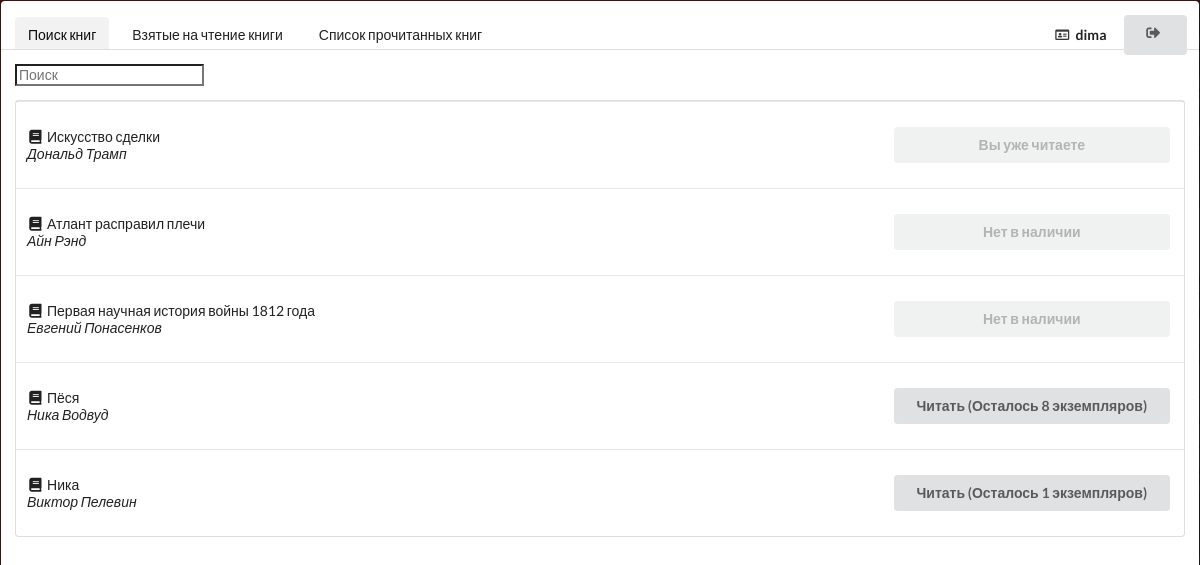
The page /main/search/ (signed in) on the database its author committed.
### Books/models.py (models this page shows)
class Book(models.Model):
    title = models.CharField(max_length=50, help_text="Название книги")
    author = models.CharField(max_length=50, help_text="Автор книги")
    cover = models.ImageField(upload_to="covers")
    pdf = models.FileField(upload_to="pdf")
    count = models.IntegerField()

### Books/views.py (the view)
# urls.py: path('search/', views.Searching, name='search'),
def Searching(request):
    if request.user.is_authenticated:
        context={}
        query=""
        if request.GET:
            query=request.GET['q']
            context['query']=str(query)
        current_user = request.user
        books = get_books_queryset(query)
        reading = ReadingList.objects.all().filter(user_id=current_user)
        array = []
        for r in reading:
            array.append(r.book_id)
        complete = CompleteList.objects.all().filter(user_id=current_user)
        return render(request, 'Books/search.html', {'array': array, 'complete': complete, 'books':books})
    else:
        return HttpResponseRedirect("/login")

### Books/views.py (called while the page is built)
def get_books_queryset(query=None):
    queryset=[]
    queries=query.split(" ")
    for q in queries:
        books=Book.objects.filter(
            Q(title__icontains=q) |
            Q(author__icontains=q)
        ).distinct()
        for book in books:
            queryset.append(book)
    return list(set(queryset))

### Books/templates/Books/search.html (shortened to what this page needs)
{% extends 'Books/base.html' %}
{% block panel %}
                <a class="active item">
                    Поиск книг
                </a>
                <a class="item" href="/main">
                    Взятые на чтение книги
                </a>
                <a class="item" href="/main/completed">
                    Список прочитанных книг
                </a>
                <div class="right menu">
                    <a class="item">
                        <i class="id card outline icon"></i> <b>{{ user.username }}</b>
                    </a>
                    <div class="ui vertical animated button" tabindex="0">
                        <div class="visible content">
                            <i class="sign out icon"></i>
                        </div>
                    </div>
                </div>
{% endblock %}
{% block table_content %}
    <form method="get">
    <input type="text" name="q" id="id_q" placeholder="Поиск">
    </form>
{% for book in books %}
{% if book in array %}
    <tr>
                        <td class="collapsing">
                            <div class = "bookTitle" data-html="<div class='header'></div><div class='content'><img class='ui small image' src='{{ book.cover.url }}'>" data-position="bottom right" ><i class="book icon"></i>{{ book.title }}</div>
                            <i>{{ book.author }}</i>
                        </td>
                        <td class="right aligned collapsing">
                            <form method="POST" action="create/">
        <p>
        <button type="submit" value="Сохранить" class="ui button disabled" style="width: 50%;">
            Вы уже читаете
                </button>
    </form>
                        </td>
                    </tr>
{% elif book.count > 0 %}
                    <tr>
                        <td class="collapsing">
                            <div class = "bookTitle" data-html="<div class='header'></div><div class='content'><img class='ui small image' src='{{ book.cover.url }}'>" data-position="bottom right" ><i class="book icon"></i>{{ book.title }}</div>
                            <i>{{ book.author }}</i>
                        </td>
                        <td class="right aligned collapsing">
                            <form method="POST" action="create/">
        <p>
        <button type="submit" value="Сохранить" class="ui button" style="width: 50%;">
            Читать (Осталось {{ book.count }} экземпляров)
                </button>
    </form>
                        </td>
                    </tr>
{% else %}
    <tr>
                        <td class="collapsing">
                            <div class = "bookTitle" data-html="<div class='header'></div><div class='content'><img class='ui small image' src='{{ book.cover.url }}'>" data-position="bottom right" ><i class="book icon"></i>{{ book.title }}</div>
                            <i>{{ book.author }}</i>
                        </td>
                        <td class="right aligned collapsing">
                            <form method="POST" action="create/">
        <p>
        <button type="submit" value="Сохранить" class="ui button disabled" style="width: 50%;">
            Нет в наличии
                </button>
    </form>
                        </td>
                    </tr>
    {% endif %}
{% endfor %}
{% endblock %}

### Books/templates/Books/base.html (style rules this page uses)
body { background-color: #DADADA; }

### rows shown on the page
Book: title "Искусство сделки", author "Дональд Трамп"
Book: title "Атлант расправил плечи", author "Айн Рэнд"
Book: title "Первая научная история войны 1812 года", author "Евгений Понасенков"
Book: title "Пёся", author "Ника Водвуд", count "8"
Book: title "Ника", author "Виктор Пелевин", count "1"

### other values the page prints
{{ user.username }} "dima"
